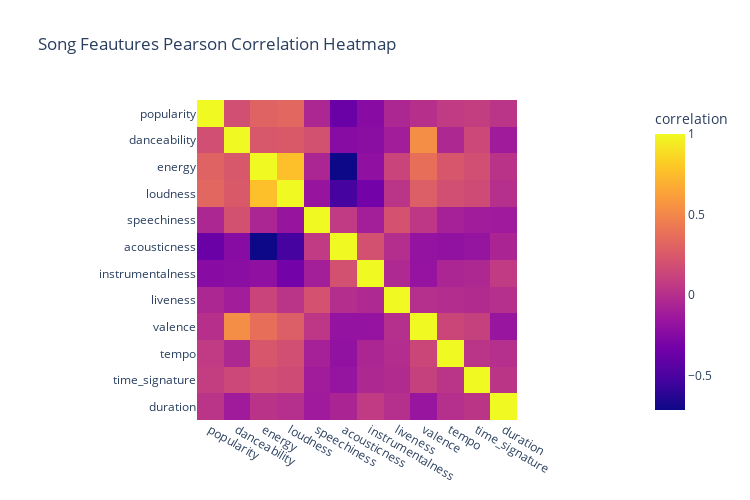

The notebook cell saved with this chart:
### Markdown cell above
Let's see the correlations between continous metrics

### Code cell
#Pearson Correlation Table
corr_df = df_tracks.drop(["key","mode","explicit"], axis = 1).corr(method = "pearson")
plt.figure(figsize = (14,6))
fig = px.imshow(corr_df,title="Song Feautures Pearson Correlation Heatmap",width=750,height=500,labels={'color':"correlation"})
fig.show()

### Figure 1 — Plotly figure (JSON) as saved in the notebook; plotly's stock layout.template omitted (floating-point values rounded to 4 significant figures; data arrays with more than 128 entries replaced by an {"elided": "..."} marker saying what was removed)
{"data": [{"coloraxis": "coloraxis", "hovertemplate": "x: %{x}<br>y: %{y}<br>correlation: %{z}<extra></extra>", "name": "0", "type": "heatmap", "x": ["popularity", "danceability", "energy", "loudness", "speechiness", "acousticness", "instrumentalness", "liveness", "valence", "tempo", "time_signature", "duration"], "xaxis": "x", "y": ["popularity", "danceability", "energy", "loudness", "speechiness", "acousticness", "instrumentalness", "liveness", "valence", "tempo", "time_signature", "duration"], "yaxis": "y", "z": {"elided": "12x12 float values"}}], "layout": {"coloraxis": {"colorbar": {"title": {"text": "correlation"}}, "colorscale": [[0, "#0d0887"], [0.1111, "#46039f"], [0.2222, "#7201a8"], [0.3333, "#9c179e"], [0.4444, "#bd3786"], [0.5556, "#d8576b"], [0.6667, "#ed7953"], [0.7778, "#fb9f3a"], [0.8889, "#fdca26"], [1, "#f0f921"]]}, "height": 500, "title": {"text": "Song Feautures Pearson Correlation Heatmap"}, "width": 750, "xaxis": {"anchor": "y", "constrain": "domain", "domain": [0, 1], "scaleanchor": "y"}, "yaxis": {"anchor": "x", "autorange": "reversed", "constrain": "domain", "domain": [0, 1]}}}
